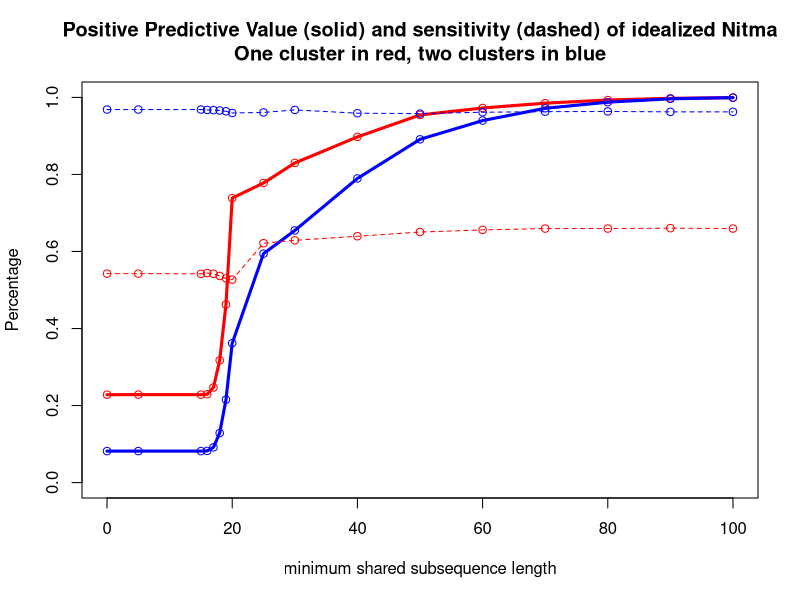
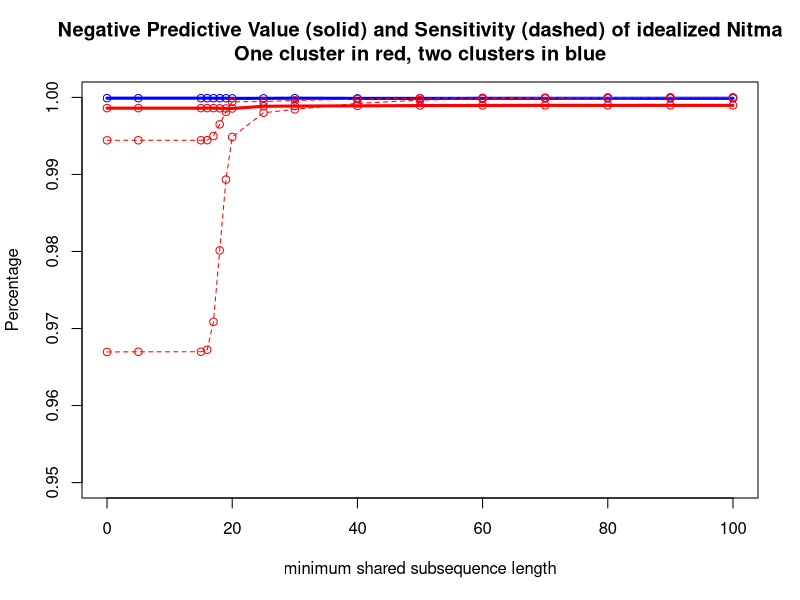

These charts were generated, in order, by the following R code:

kVec = c( 0 , 5 , 15 , 16 , 17 , 18 , 19 , 20 , 25 , 30 , 40 , 50 , 60 , 70 , 80 ,90 , 100 ) 
trueHits1 = c( 1085 , 1085 , 1084 , 1088 , 1084 , 1073 , 1060 , 1054 , 1243 , 1258 , 1279 , 1301 , 1312 , 1319 , 1319 , 1321 , 1319 ) 
trueHits2 = c( 1937 , 1937 , 1937 , 1935 , 1934 , 1932 , 1928 , 1919 , 1922 , 1935 , 1918 , 1916 , 1923 , 1926 , 1927 , 1925 , 1925 ) 
hits1 = c( 4755 , 4750 , 4749 , 4745 , 4389 , 3380 , 2293 , 1427 , 1598 , 1516 , 1425 , 1363 , 1349 , 1339 , 1328 , 1324 , 1320 ) 
hits2 = c( 23711 , 23695 , 23694 , 23518 , 21127 , 15017 , 8953 , 5303 , 3234 , 2956 , 2429 , 2150 , 2046 , 1982 , 1951 , 1932 , 1926 ) 
falsePositives1 = hits1 - trueHits1 
falsePositives2 = hits2 - trueHits2 
trueNegatives1 = 658928 - falsePositives1 
trueNegatives2 = 658928 - falsePositives2 
falseNegatives1 = 2000 - trueHits1 
falseNegatives2 = 2000 - trueHits2 


plot( kVec , trueHits1 / hits1 , ylab="Percentage" , xlab="minimum shared subsequence length" , main="Positive Predictive Value (solid) and sensitivity (dashed) of idealized Nitma\nOne cluster in red, two clusters in blue" , col="red" , ylim=c(0,1) ) 
lines( kVec , trueHits1 / hits1 , lwd=3 , col="red" ) 
points( kVec , trueHits2 / hits2 , col="blue" ) 
lines( kVec , trueHits2 / hits2 , lwd=3 , col="blue" ) 
lines( kVec , trueHits1 / 2000 , lty=2 , type="o" , col="red" ) 
lines( kVec , trueHits2 / 2000 , lty=2 , type="o" , col="blue" ) 

plot( kVec , trueNegatives1/(trueNegatives1 + falseNegatives1) , ylab="Percentage" , xlab="minimum shared subsequence length" , main="Negative Predictive Value (solid) and Sensitivity (dashed) of idealized Nitma\nOne cluster in red, two clusters in blue" , col="red" , ylim=c(0.95,1) ) 
lines( kVec , trueNegatives1/(trueNegatives1 + falseNegatives1) , lwd=3 , col="red" ) 
points( kVec , trueNegatives2/(trueNegatives2 + falseNegatives2) , col="blue" ) 
lines( kVec ,trueNegatives2/(trueNegatives2 + falseNegatives2) , lwd=3 , col="blue" ) 
lines( kVec , trueNegatives1/658928 , lty=2 , type="o" , col="red" ) 
lines( kVec , trueNegatives2/658928 , lty=2 , type="o" , col="red" ) 

